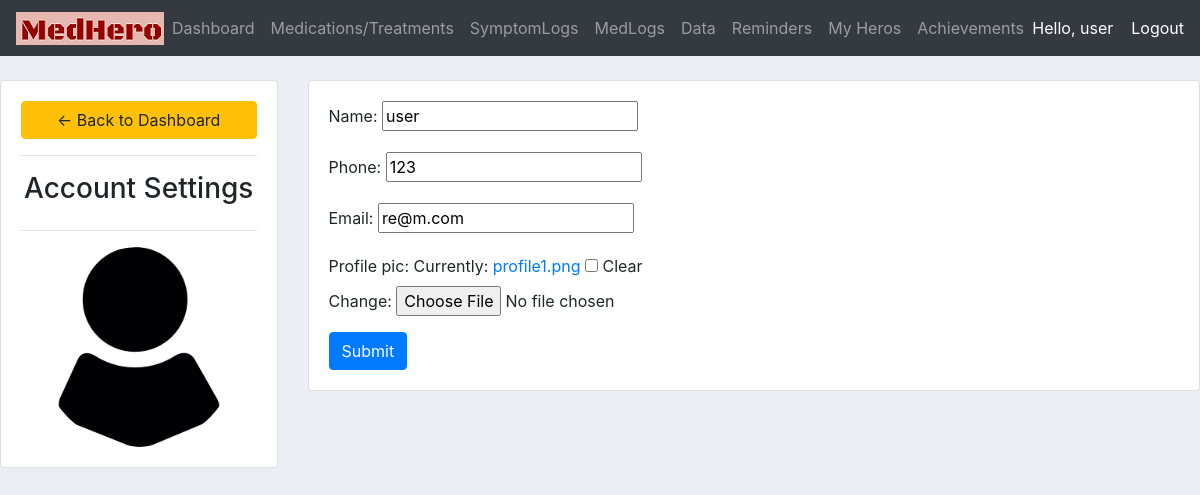
The app's page /user_settings/ (signed in) with its own data.
### users/models.py (models this page shows, shortened)
class Customer(models.Model):
    user = models.OneToOneField(User, null=True, on_delete=models.CASCADE)
    name = models.CharField(max_length=200, null=True)
    phone = models.CharField(max_length=200, null=True)
    email = models.CharField(max_length=200, null=True)
    profile_pic = models.ImageField(default="profile1.png", null=True, blank=True)
    date_created = models.DateTimeField(default=timezone.now(), blank=True, null=True)
    my_side_effects_list = models.ManyToManyField(SideEffect, blank=True)

### users/views.py (the view)
# urls.py: path('user_settings/', views.userSettings, name="user_settings"),
@login_required(login_url='login')
def userSettings(request):
    customer = request.user.customer
    form = CustomerForm(instance=customer)
    if request.method == 'POST':
        form = CustomerForm(request.POST, request.FILES,instance=customer)
        if form.is_valid():
            form.save()
    context = {'form':form}
    return render(request, 'users/user_settings.html', context)

### users/forms.py
class CustomerForm(ModelForm):
	class Meta:
		model = Customer
		fields = ('name','phone','email','profile_pic')

### users/templates/users/user_settings.html (shortened to what this page needs)
{%  extends 'users/main.html' %}
{% block content %}
<br>
<div class="row">
	<div class="col-md-3">
		<div class="card card-body">
			<a class="btn btn-warning" href="{% url 'home' %}"> &#8592; Back to Dashboard</a>
			<hr>
			<h3 style="text-align: center">Account Settings</h3>
			<hr>
			<img class="profile-pic" src="{{request.user.customer.profile_pic.url}}" >
		</div>
	</div>
	<div class="col-md-9">
		<div class="card card-body">
			<form method="POST" action="" enctype="multipart/form-data">
				{{form.as_p}}
			<input class="btn btn-primary" type="submit" name="Update Information">
			</form>
		</div>
	</div>
</div>
{% endblock content %}

### users/templates/users/navbar.html (shortened to what this page needs)
{% load static %}
<nav class="navbar navbar-expand-lg navbar-dark bg-dark">
  <img src="{% static 'images/logo.png'%}" />
  <div class="collapse navbar-collapse" id="navbarNav">
    <ul class="navbar-nav">
      <li class="nav-item">
        <a class="nav-link" href="{% url 'home'%}">Dashboard </a>
      </li>
      <li class="nav-item">
        <a class="nav-link" href="{% url 'medications'%}">Medications/Treatments</a>
      </li>
      <li class="nav-item">
        <a class="nav-link" href="{% url 'symptomlogs'%}">SymptomLogs</a>
      </li>
      <li class="nav-item">
        <a class="nav-link" href="{% url 'medlogs'%}">MedLogs</a>
      </li>
      <li class="nav-item">
        <a class="nav-link" href="{% url 'data'%}">Data</a>
      </li>
      <li class="nav-item">
        <a class="nav-link" href="{% url 'medreminders'%}">Reminders</a>
      </li>
      <li class="nav-item">
        <a class="nav-link" href="{% url 'friends'%}">My Heros</a>
      </li>
      <li class="nav-item">
        <a class="nav-link" href="{% url 'achievements'%}">Achievements</a>
      </li>
    </ul>
  </div>
  <span class="hello-msg" style = "color:white">Hello, {{request.user}}  &nbsp &nbsp</span>
  <span ><a  class="hello-msg" style = "color:white" href="{% url 'logout' %}">Logout</a></span>
</nav>

### static/css/main.css (style rules this page uses)
body { background-color: #ebeff5; }

### static/css/footer.css (style rules this page uses)
html, body { height: 100%; }

### users/templates/users/user_settings.html (style rules this page uses)
.profile-pic { max-width: 200px; max-height:200px; margin: 0 auto; border-radius: 50%; }

### records on screen
Customer: name "user", phone "123", email "re@m.com"

### other values on screen
{{ request.user }} "user"
